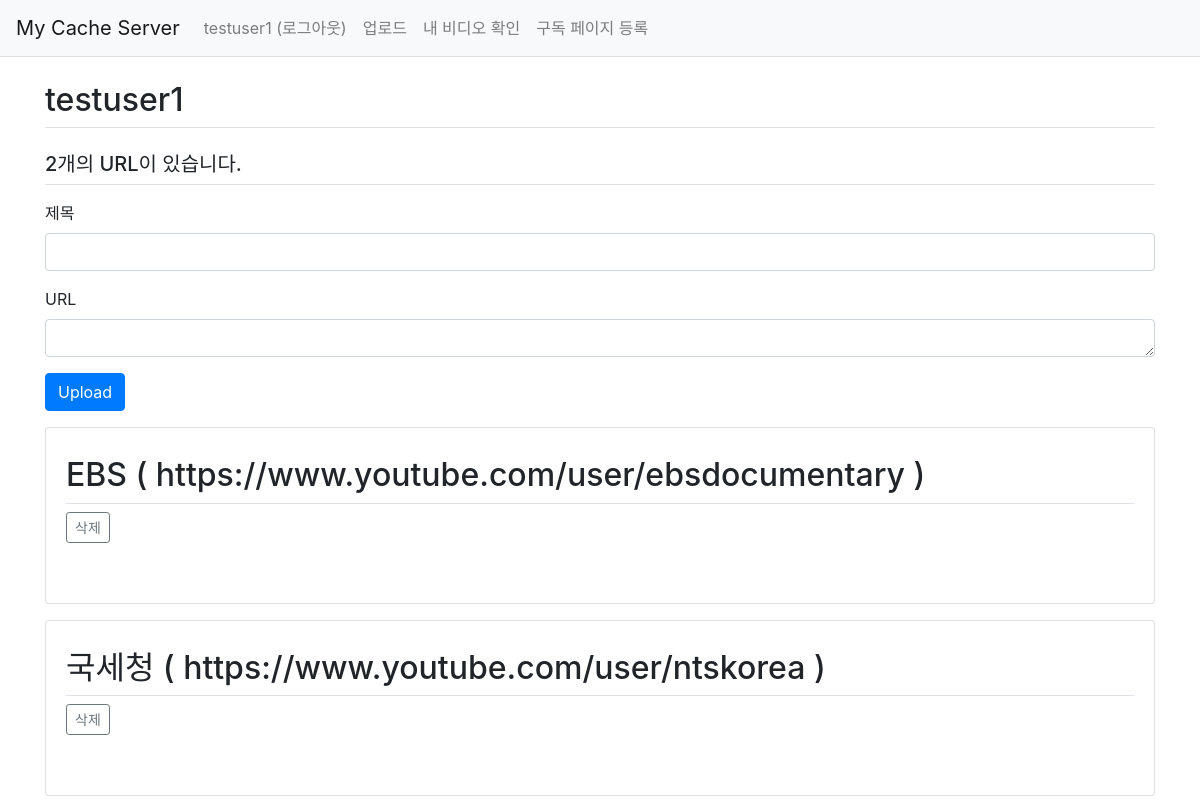
/my_video/register_url (signed in), run on an earlier commit of the app's database.
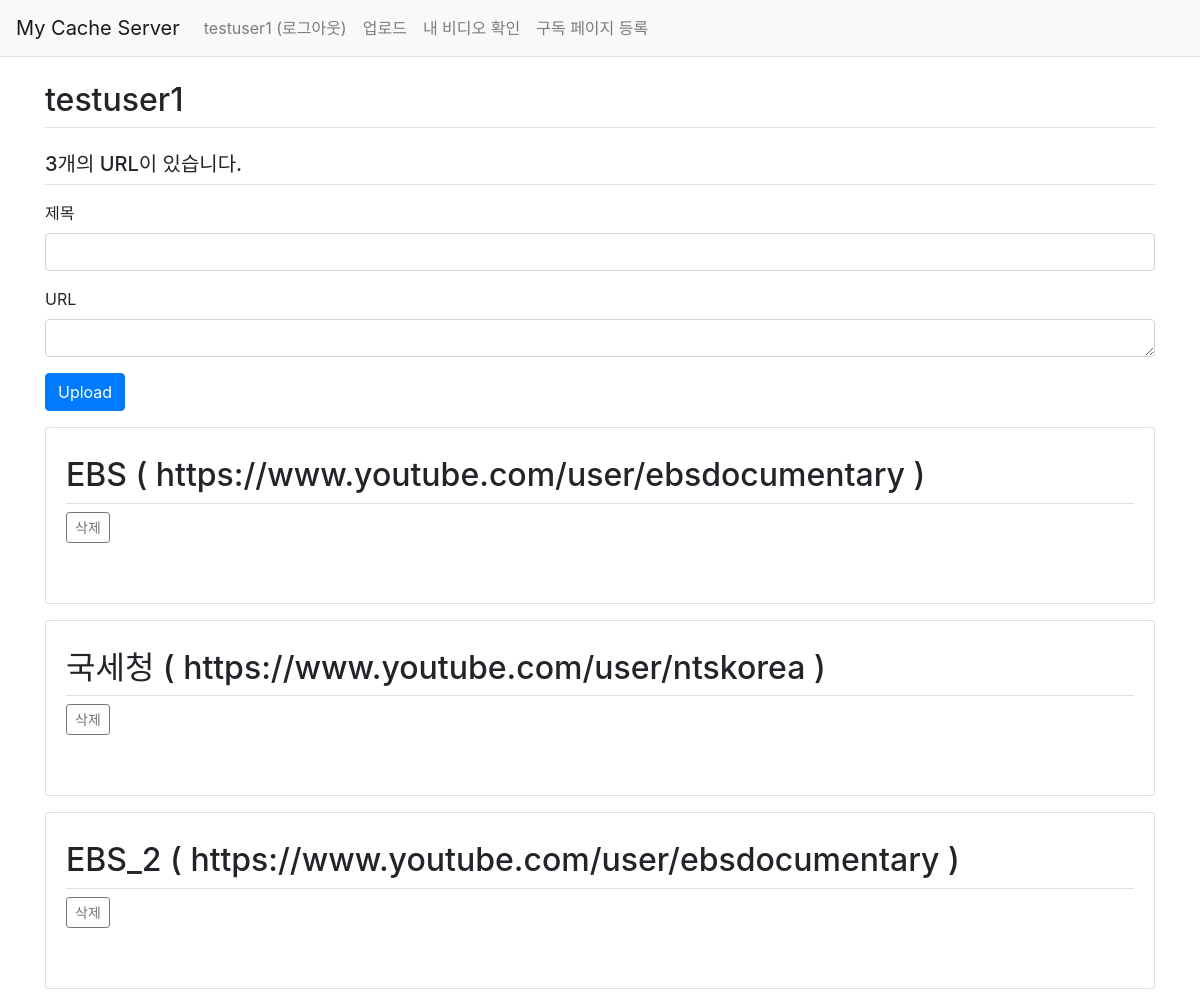
And on a later commit of the database.
### cache_video/models.py (models this page shows)
class TrackingUrl(models.Model):
    user = models.ForeignKey(User, on_delete=models.CASCADE)    # 등록한 유저
    url = models.CharField(max_length=100)                      # 등록한 url
    subject = models.CharField(max_length=100)                  # 유저가 붙인 해당 채널의 이름

### cache_video/views.py (the view)
# urls.py: path('my_video/register_url', views.register_url, name='register_url'),  # url 등록
def register_url(request):
    if request.method == 'POST':
        form = RegisterUrlForm(request.POST)
        if form.is_valid():
            my_form = form.save(commit=False)
            my_form.user = request.user
            my_form.save()
            return redirect('cache_video:register_url')
    else:
        form = RegisterUrlForm()
    context = {'form': form, 'user': request.user}
    return render(request, 'cache_video/register_url.html', context)

### cache_video/forms.py
class RegisterUrlForm(forms.ModelForm):
    class Meta:
        model = TrackingUrl
        fields = ['subject', 'url']
        labels = {
            'subject': '제목',
            'url': 'url'
        }

### templates/cache_video/register_url.html (shortened to what this page needs)
{% extends 'base.html' %}
{% load static %}
{% block content %}
<link rel="stylesheet" type="text/css" href="{% static 'bootstrap.min.css' %}">
<div class="container my-3">
    <h2 class="border-bottom py-2">{{ user }}</h2>
    <h5 class="border-bottom my-3 py-2">{{user.trackingurl_set.count}}개의 URL이 있습니다.</h5>
      <form method="post" enctype="multipart/form-data">
        <div class="form-group">
            <label for="subject">제목</label>
            <input type="text" class="form-control" name="subject" id="subject"
                   value="{{ form.subject.value|default_if_none:'' }}">
        </div>
        <div class="form-group">
            <label for="url">URL</label>
            <textarea class="form-control" name="url" rows = '1' id="url">{{ form.url.value|default_if_none:'' }}</textarea>
        </div>
    <button type="submit" class="btn btn-primary" pull-right>Upload</button>
  </form >
    {% for url in user.trackingurl_set.all %}
    <div class="card my-3">
        <div class="card-body">
            <h2 class="border-bottom py-2">{{ url.subject }} ( {{ url.url }} )</h2>
                    <a href="#" class="delete btn btn-sm btn-outline-secondary"
                    data-uri="{% url 'cache_video:url_delete' url.id  %}">삭제</a>
            <div class="card-text" style="white-space: pre-line;">
            </div>
        </div>
    </div>
    {% endfor %}
</div>
{% endblock %}

### templates/navbar.html (shortened to what this page needs)
<nav class="navbar navbar-expand-lg navbar-light bg-light border-bottom">
    <a class="navbar-brand" href="{% url 'cache_video:main' %}">My Cache Server</a>
    <div class="collapse navbar-collapse flex-grow-0" id="navbarNav">
        <ul class="navbar-nav">
            <li class="nav-item ">
                {% if user.is_authenticated %}
                <a class="nav-link" href="{% url 'common:logout' %}">{{ user.username }} (로그아웃)</a>
                {% else %}
                <a class="nav-link" href="{% url 'common:login' %}">로그인</a>
                {% endif %}
            </li>
            <li class="'nav-item ">
                {% if user.is_authenticated %}
                <a class="nav-link" href="{% url 'cache_video:upload' %}">업로드</a>
            </li>
            <li class="'nav-item ">
                <a class="nav-link" href="{% url 'cache_video:my_video' %}">내 비디오 확인</a>
            </li>
            <li class="'nav-item ">
                <a class="nav-link" href="{% url 'cache_video:register_url' %}">구독 페이지 등록</a>
                {% endif %}
            </li>
        </ul>
    </div>
</nav>

What changed in the data, as far as the page shows it:
added TrackingUrl: subject "EBS_2", url "https://www.youtube.com/user/ebsdocumentary"
Also different on the page:
{{ user.trackingurl_set.count }}: "2" → "3"
